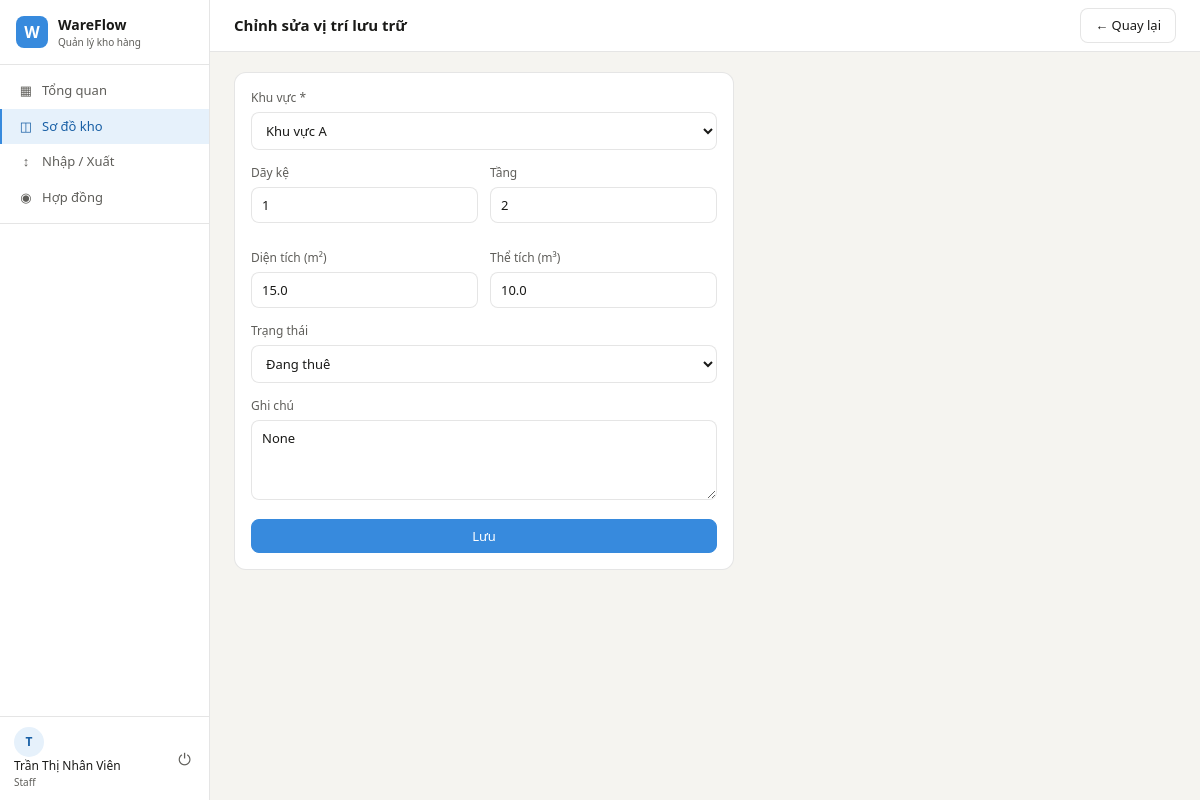
The page /warehouse/slots/1/edit (signed in) on the database its author committed.
### app/models/__init__.py (models this page shows, shortened)
class User(UserMixin, db.Model):
    __tablename__ = 'users'
    id           = db.Column(db.Integer, primary_key=True)
    username     = db.Column(db.String(80), unique=True, nullable=False)
    email        = db.Column(db.String(120), unique=True, nullable=False)
    password_hash = db.Column(db.String(256), nullable=False)
    full_name    = db.Column(db.String(150))
    phone        = db.Column(db.String(20))
    role         = db.Column(db.String(20), default=UserRole.STAFF.value)
    is_active    = db.Column(db.Boolean, default=True)
    created_at   = db.Column(db.DateTime, default=datetime.utcnow)
    def is_admin(self):
        return self.role == UserRole.ADMIN.value

class Slot(db.Model):
    __tablename__ = 'slots'
    id           = db.Column(db.Integer, primary_key=True)
    code         = db.Column(db.String(20), unique=True, nullable=False)  # 'A01', 'B03'
    zone_id      = db.Column(db.Integer, db.ForeignKey('zones.id'), nullable=False)
    row_number   = db.Column(db.Integer)          # Dãy kệ
    floor_number = db.Column(db.Integer)          # Tầng
    area_m2      = db.Column(db.Float, default=0)
    volume_m3    = db.Column(db.Float, default=0)
    max_weight_kg = db.Column(db.Float, default=0)
    status       = db.Column(db.String(20), default=SlotStatus.EMPTY.value)
    notes        = db.Column(db.Text)
    updated_at   = db.Column(db.DateTime, default=datetime.utcnow,
                             onupdate=datetime.utcnow)
    contract_slots = db.relationship('ContractSlot', backref='slot', lazy='dynamic')

### app/routes/warehouse.py (the view, shortened to what this page needs)
@warehouse_bp.route('/slots/<int:slot_id>/edit', methods=['GET', 'POST'])
@login_required
def slot_edit(slot_id):
    slot  = Slot.query.get_or_404(slot_id)
    zones = Zone.query.all()
    return render_template('warehouse/slot_form.html',
                           slot=slot, zones=zones,
                           statuses=SlotStatus,
                           status_labels=STATUS_LABELS)

### app/models/__init__.py (called while the page is built)
@login_manager.user_loader
def load_user(user_id):
    return User.query.get(int(user_id))

### run.py (called while the page is built)
@app.context_processor
def inject_globals():
    from datetime import datetime
    return {'now': datetime.now()}

### app/templates/warehouse/slot_form.html (shortened to what this page needs)
{% extends 'base.html' %}
{% block page_title %}{{ 'Chỉnh sửa' if slot else 'Thêm' }} vị trí lưu trữ{% endblock %}
{% block topbar_actions %}<a href="{{ url_for('warehouse.slot_list') }}" class="btn">← Quay lại</a>{% endblock %}
{% block content %}
<div style="max-width:500px">
  <div class="panel">
    <div class="panel-body">
      <form method="POST">
        <div class="form-group">
          <label class="form-label">Khu vực *</label>
          <select name="zone_id" class="form-control" required>
            {% for z in zones %}<option value="{{ z.id }}" {{ 'selected' if slot and slot.zone_id==z.id }}>{{ z.name }}
            </option>{% endfor %}
          </select>
        </div>
        <div class="form-grid form-grid-2">
          <div class="form-group">
            <label class="form-label">Dãy kệ</label>
            <input type="number" name="row_number" class="form-control" min="1"
              value="{{ slot.row_number if slot else 1 }}">
          </div>
          <div class="form-group">
            <label class="form-label">Tầng</label>
            <input type="number" name="floor_number" class="form-control" min="1"
              value="{{ slot.floor_number if slot else 1 }}">
          </div>
          <div class="form-group">
            <label class="form-label">Diện tích (m²)</label>
            <input type="number" name="area_m2" class="form-control" min="0" step="0.1"
              value="{{ slot.area_m2 if slot else 0 }}">
          </div>
          <div class="form-group">
            <label class="form-label">Thể tích (m³)</label>
            <input type="number" name="volume_m3" class="form-control" min="0" step="0.1"
              value="{{ slot.volume_m3 if slot else 0 }}">
          </div>
        </div>
        {% if slot %}
        <div class="form-group">
          <label class="form-label">Trạng thái</label>
          <select name="status" class="form-control">
            {% for key, (label, color) in status_labels.items() %}
            <option value="{{ key }}" {{ 'selected' if slot.status==key }}>{{ label }}</option>
            {% endfor %}
          </select>
        </div>
        {% endif %}
        <div class="form-group">
          <label class="form-label">Ghi chú</label>
          <textarea name="notes" class="form-control">{{ slot.notes if slot else '' }}</textarea>
        </div>
        <button type="submit" class="btn btn-primary" style="width:100%;justify-content:center">Lưu</button>
      </form>
    </div>
  </div>
</div>
{% endblock %}

### app/templates/base.html (shortened to what this page needs)
<!DOCTYPE html>
<html lang="vi">
<head>
  <link rel="stylesheet" href="{{ url_for('static', filename='css/main.css') }}">
</head>
<body>
{% if current_user.is_authenticated %}
<div class="app-layout">
  <aside class="sidebar">
    <div class="sidebar-logo">
      <div class="logo-icon">W</div>
      <div>
        <div class="logo-name">WareFlow</div>
        <div class="logo-sub">Quản lý kho hàng</div>
      </div>
    </div>
    <nav class="sidebar-nav">
      <a href="{{ url_for('dashboard.index') }}"
         class="nav-item {% if request.endpoint == 'dashboard.index' %}active{% endif %}">
        <span class="nav-icon">▦</span> Tổng quan
      </a>
      <a href="{{ url_for('warehouse.index') }}"
         class="nav-item {% if 'warehouse' in request.endpoint %}active{% endif %}">
        <span class="nav-icon">◫</span> Sơ đồ kho
      </a>
      <a href="{{ url_for('logistics.index') }}"
         class="nav-item {% if 'logistics' in request.endpoint %}active{% endif %}">
        <span class="nav-icon">↕</span> Nhập / Xuất
      </a>
      <a href="{{ url_for('contracts.index') }}"
         class="nav-item {% if 'contracts' in request.endpoint %}active{% endif %}">
        <span class="nav-icon">◉</span> Hợp đồng
      </a>
      <div class="nav-divider"></div>
    </nav>
    <div class="sidebar-footer">
      <div class="user-info">
        <div class="user-avatar">{{ current_user.full_name[0] if current_user.full_name else current_user.username[0] }}</div>
        <div>
          <div class="user-name">{{ current_user.full_name or current_user.username }}</div>
          <div class="user-role">{{ current_user.role | capitalize }}</div>
        </div>
      </div>
      <a href="{{ url_for('auth.logout') }}" class="logout-btn" title="Đăng xuất">⏻</a>
    </div>
  </aside>
  <div class="main-content">
    <header class="topbar">
      <h1 class="page-title">{% block page_title %}{% endblock %}</h1>
      <div class="topbar-actions">{% block topbar_actions %}{% endblock %}</div>
    </header>
    <div class="content-body">
      {% block content %}{% endblock %}
    </div>
  </div>
</div>
{% else %}
  {% block auth_content %}{% endblock %}
{% endif %}
</body>
</html>

### app/static/css/main.css (style rules this page uses)
:root { --blue: #378ADD; --blue-dark: #185FA5; --blue-bg: #E6F1FB; --green: #3B6D11; --green-bg: #EAF3DE; --amber: #BA7517; --amber-bg: #FAEEDA; --red: #A32D2D; --red-bg: #FCEBEB; --pink: #993556; --pink-bg: #FBEAF0; --gray: #888780; --gray-bg: #F1EFE8; --text: #1a1a18; --text-muted:#5F5E5A; --border: rgba(0,0,0,0.10); --bg: #F5F4F0; --surface: #FFFFFF; --sidebar-w: 210px; --topbar-h: 52px; --radius: 8px; --radius-lg: 12px; }
* { box-sizing: border-box; margin: 0; padding: 0; }
body { font-family: 'Segoe UI', system-ui, sans-serif; font-size: 14px; color: var(--text); background: var(--bg); line-height: 1.5; }
a { text-decoration: none; color: inherit; }
.app-layout { display: flex; height: 100vh; overflow: hidden; }
.sidebar { width: var(--sidebar-w); background: var(--surface); border-right: 1px solid var(--border); display: flex; flex-direction: column; flex-shrink: 0; }
.sidebar-logo { display: flex; align-items: center; gap: 10px; padding: 14px 16px; border-bottom: 1px solid var(--border); }
.logo-icon { width: 32px; height: 32px; background: var(--blue); color: #fff; border-radius: 8px; display: flex; align-items: center; justify-content: center; font-weight: 700; font-size: 16px; }
.logo-name { font-weight: 600; font-size: 14px; }
.logo-sub { font-size: 10px; color: var(--text-muted); }
.sidebar-nav { flex: 1; padding: 8px 0; overflow-y: auto; }
.nav-item { display: flex; align-items: center; gap: 8px; padding: 8px 16px; font-size: 13px; color: var(--text-muted); border-left: 2px solid transparent; transition: all 0.12s; cursor: pointer; }
.nav-item.active { background: var(--blue-bg); color: var(--blue-dark); border-left-color: var(--blue); font-weight: 500; }
.nav-icon { font-size: 13px; width: 16px; text-align: center; }
.nav-divider { height: 1px; background: var(--border); margin: 8px 0; }
.sidebar-footer { border-top: 1px solid var(--border); padding: 10px 14px; display: flex; align-items: center; gap: 8px; }
.user-avatar { width: 30px; height: 30px; border-radius: 50%; background: var(--blue-bg); color: var(--blue-dark); display: flex; align-items: center; justify-content: center; font-weight: 600; font-size: 12px; flex-shrink: 0; }
.user-name { font-size: 12px; font-weight: 500; }
.user-role { font-size: 10px; color: var(--text-muted); }
.logout-btn { margin-left: auto; color: var(--text-muted); font-size: 16px; padding: 4px; cursor: pointer; border-radius: 4px; }
.main-content { flex: 1; display: flex; flex-direction: column; overflow: hidden; }
.topbar { height: var(--topbar-h); background: var(--surface); border-bottom: 1px solid var(--border); padding: 0 24px; display: flex; align-items: center; justify-content: space-between; flex-shrink: 0; }
.page-title { font-size: 15px; font-weight: 600; }
.topbar-actions { display: flex; align-items: center; gap: 8px; }
.content-body { flex: 1; overflow-y: auto; padding: 20px 24px; }
.panel { background: var(--surface); border: 1px solid var(--border); border-radius: var(--radius-lg); overflow: hidden; }
.panel-body { padding: 16px; }
.btn { display: inline-flex; align-items: center; gap: 6px; padding: 7px 14px; border-radius: var(--radius); border: 1px solid var(--border); background: var(--surface); color: var(--text); font-size: 13px; font-family: inherit; cursor: pointer; transition: all 0.12s; white-space: nowrap; }
.btn-primary { background: var(--blue); color: #fff; border-color: var(--blue); }
.form-group { margin-bottom: 14px; }
.form-label { display: block; font-size: 12px; font-weight: 500; color: var(--text-muted); margin-bottom: 5px; }
.form-control { width: 100%; padding: 8px 10px; border: 1px solid var(--border); border-radius: var(--radius); font-size: 13px; font-family: inherit; color: var(--text); background: var(--surface); transition: border-color 0.12s; }
select.form-control { cursor: pointer; }
textarea.form-control { resize: vertical; min-height: 80px; }
.form-grid { display: grid; gap: 12px; }
.form-grid-2 { grid-template-columns: 1fr 1fr; }

### rows shown on the page
User: full_name "T", full_name "Trần Thị Nhân Viên", role "Staff"
Slot: row_number "1", floor_number "2", area_m2 "15.0", volume_m3 "10.0", notes "None"

### other values the page prints
{{ 'Chỉnh sửa' if slot else 'Thêm' }} "Chỉnh sửa"
form field zone_id "Khu vực A"
form field status "Đang thuê"
